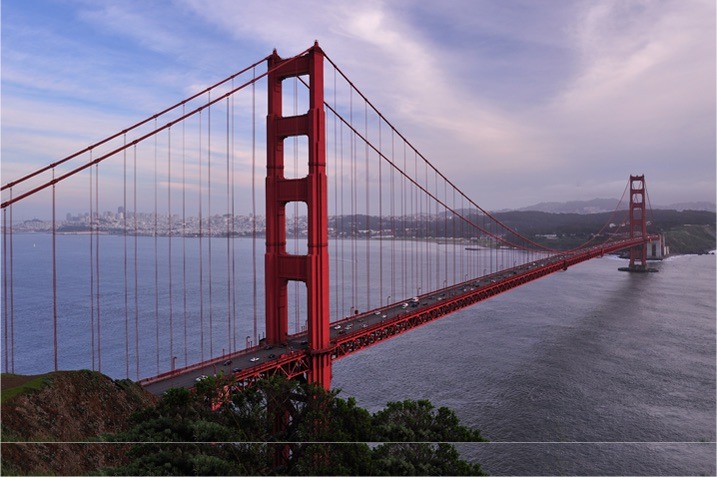
#> input picture images/background.jpg, 717 x 477 px
$ python main.py
#> lines starting #> are read from the running program, lines starting #| are printed output that depends on the picture; after the words box and inside, x2 and y2 are one past the last pixel; in counts of white or black regions, pixels touching at a corner belong together
### SeqBoardCreator.py
import cv2
import numpy as np

class SeqBoardCreator:
    def __init__(self, params):
        self.params                 = params
        defaultPaddingPixel         = int(min(self.params.widthPixel / self.params.numOfCols, self.params.heightPixel / self.params.numOfRows) * 0.05)
        self.paddingLeftPixel       = defaultPaddingPixel
        self.paddingRightPixel      = defaultPaddingPixel
        self.paddingTopPixel        = defaultPaddingPixel
        self.paddingBottomPixel     = defaultPaddingPixel
        self.circleWidthPixel       = int(min(self.params.widthPixel / self.params.numOfCols, self.params.heightPixel / self.params.numOfRows) * 0.25)
        self.circleHeightPixel      = self.circleWidthPixel

    def create(self):
        print("create")
        self._cretaeSequenceBoardImages()

    def _cretaeSequenceBoardImages(self):
        print("_cretaeSequenceBoardImages")
        notPickedOutputImagePaths = list(self.params.originImagePaths)
        for pickedImagePath in self.params.pickedImagePaths:
            notPickedOutputImagePaths.remove(pickedImagePath)

        pickedOutputImages = self._getOverlayImages(self.params.pickedImagePaths, notPickedOutputImagePaths, self.params.pickedBGColorBGRA, self.params.notPickedBGColorBGRA)

        self._writeImageFiles(pickedOutputImages, "resource_dashboard")

    def _createNumImageWithinCircle(self, circleImagePath, circleWidthPixel, circleHeightPixel, number):
        print("_createNumImageWithinCircle")
        circleImage = self._createResizedImage(circleImagePath, circleWidthPixel, circleHeightPixel)

        text = "{}".format(number)
        fontFace = cv2.FONT_HERSHEY_SIMPLEX
        fontScale = circleImage.shape[0] / 60.0     ## the scalar 60.0 is experimental value.
        thickness = int(circleImage.shape[0] / 30)  ## the scalar 30 is experimental value.

        ## refer to : https://gist.github.com/xcsrz/8938a5d4a47976c745407fe2788c813a
        (textSize, baseline) = cv2.getTextSize(text, fontFace, fontScale, thickness)
        textX = (circleImage.shape[1] - textSize[0]) / 2
        textY = (circleImage.shape[0] - textSize[1]) / 2 + (baseline * 2)

        cv2.putText(circleImage, text, (textX, textY), fontFace, fontScale, (255, 255, 255, 255), thickness)
        return circleImage

    def _createBackgroundImage(self):
        print("_createBackgroundImage")
        return self._createResizedImage(self.params.backgroundImagePath, self.params.widthPixel, self.params.heightPixel)
#> in _createResizedImage, img is the input picture: shape (477, 717, 3); mean B, G, R 138.1, 116.6, 124.4

    def _createResizedImage(self, targetImagePath, targetWidthPixel, targetHeightPixel):
        print("_createResizedImage")
        img = cv2.imread(targetImagePath, cv2.IMREAD_UNCHANGED)

        if img.shape[2] != 4 : ## get Image channel
            img = cv2.cvtColor(img, cv2.COLOR_BGR2BGRA)

        return cv2.resize(img, (targetWidthPixel, targetHeightPixel))

    def _overlayImage(self, baseImage, overlayImage, offsetX, offsetY):
        alpha_overlay = overlayImage[:, :, 3] / 255.0
        alpha_base = 1.0 - alpha_overlay

        y1, y2 = offsetY, offsetY + overlayImage.shape[0]
        x1, x2 = offsetX, offsetX + overlayImage.shape[1]

        for c in range(0, 3):
            baseImage[y1:y2, x1:x2, c] = (alpha_overlay * overlayImage[:, :, c] + alpha_base * baseImage[y1:y2, x1:x2, c])

    # [6 lines left out: function _writeImageFiles, not called in this run]

    def _getOutputFileName(self, outputDir, filename):
        print("_getOutputFileName")
        return outputDir + "/" + filename + ".jpg"

    def _getIndexOfImagePath(self, image):
        print("_getIndexOfImage")
        return self.params.originImagePaths.index(image)

    def _getOverlayImages(self, pickedImagePaths, notPickedImagePaths, pickedBGColorBGRA, notPickedBGColorBGRA):
        print("_getOverlayImages")
        overlayImages = []
        bgWidth = int(self.params.widthPixel / self.params.numOfCols)
        bgHeight = int(self.params.heightPixel / self.params.numOfRows)
        thumbnailWidth = int(bgWidth - (self.paddingLeftPixel + self.paddingRightPixel))
        thumbnailHeight = int(bgHeight - (self.paddingTopPixel + self.paddingBottomPixel))

        indexOfImages = 0
        numAllImages = len(pickedImagePaths) + len(notPickedImagePaths)

        overlayTargetImagePaths = pickedImagePaths
        overlayBGImgColor       = pickedBGColorBGRA
        compensativeIndex       = 0

        while indexOfImages < numAllImages :

            baseImage = self._createBackgroundImage()
            for row in xrange(self.params.numOfRows):
                for col in xrange(self.params.numOfCols):

                    # Exit the for loop if the images not exist that should be overlay.
                    if indexOfImages >= numAllImages :
                        break

                    # Change the given lists
                    if indexOfImages >= len(pickedImagePaths):
                        overlayTargetImagePaths = notPickedImagePaths
                        overlayBGImgColor = notPickedBGColorBGRA
                        compensativeIndex = len(pickedImagePaths)

                    offsetX = int((self.params.widthPixel / self.params.numOfCols) * col)
                    offsetY = int((self.params.heightPixel / self.params.numOfRows) * row)
                    imagePath = overlayTargetImagePaths[indexOfImages - compensativeIndex]
                    indexOfImages += 1

                    resizedImage = self._createResizedImage(imagePath, thumbnailWidth, thumbnailHeight)
#> call 2 of _createResizedImage, with targetImagePath = 'images/1.jpg', targetWidthPixel = 402, targetHeightPixel = 216
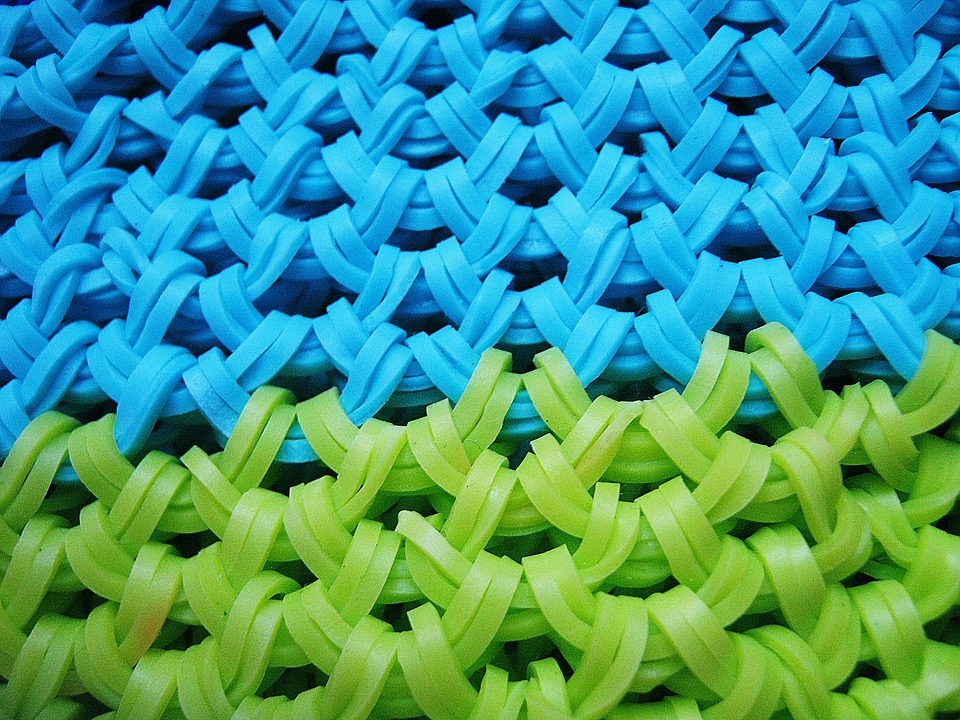
#> input picture images/1.jpg, 960 x 720 px
#> in _createResizedImage, img is the input picture: shape (720, 960, 3); mean B, G, R 134.4, 154.9, 62.1
#> in _createResizedImage (call 2), `return cv2.resize(img, (targetWidthPixel, targetHeightPixel))`:
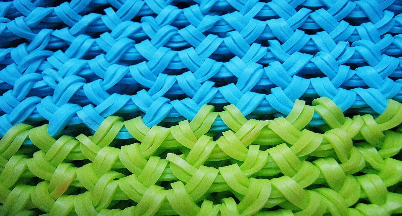
#> returned value: shape (216, 402, 4); mean of channels 0, 1, 2, 3 134.3, 154.7, 61.9, 255; drawn as B, G, R
                    overlayBgImage = np.ones((bgHeight, bgWidth, 4), np.uint8) * overlayBGImgColor
                    self._overlayImage(baseImage,
                                       overlayBgImage,
                                       offsetX,
                                       offsetY)
#> in _overlayImage, `alpha_overlay = overlayImage[:, :, 3] / 255.0`: alpha_overlay: shape (240, 426) float64; every value is 0.902
#> in _overlayImage, `alpha_base = 1.0 - alpha_overlay`: alpha_base: shape (240, 426) float64; every value is 0.098
#> after the loop in _overlayImage, `for c in range(0, 3):`:
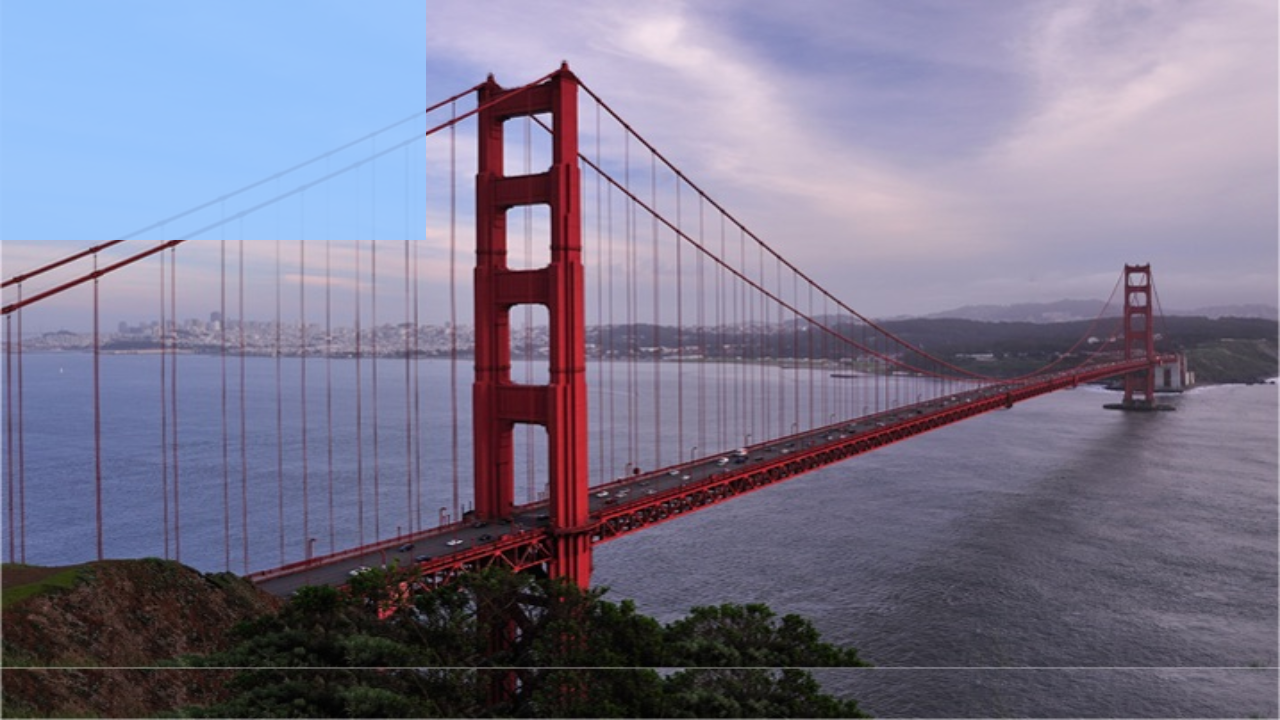
#> baseImage: shape (720, 1280, 4); mean of channels 0, 1, 2, 3 141.8, 119.4, 123.3, 255; drawn as B, G, R

                    self._overlayImage(baseImage,
                                       resizedImage,
                                       offsetX + self.paddingLeftPixel,
                                       offsetY + self.paddingTopPixel)
#> call 2 of _overlayImage, with offsetX = 12, offsetY = 12
#> in _overlayImage (call 2), `alpha_overlay = overlayImage[:, :, 3] / 255.0`: alpha_overlay: shape (216, 402) float64; every value is 1
#> in _overlayImage (call 2), `alpha_base = 1.0 - alpha_overlay`: alpha_base: shape (216, 402) float64; every value is 0
#> after the loop in _overlayImage (call 2), `for c in range(0, 3):`:
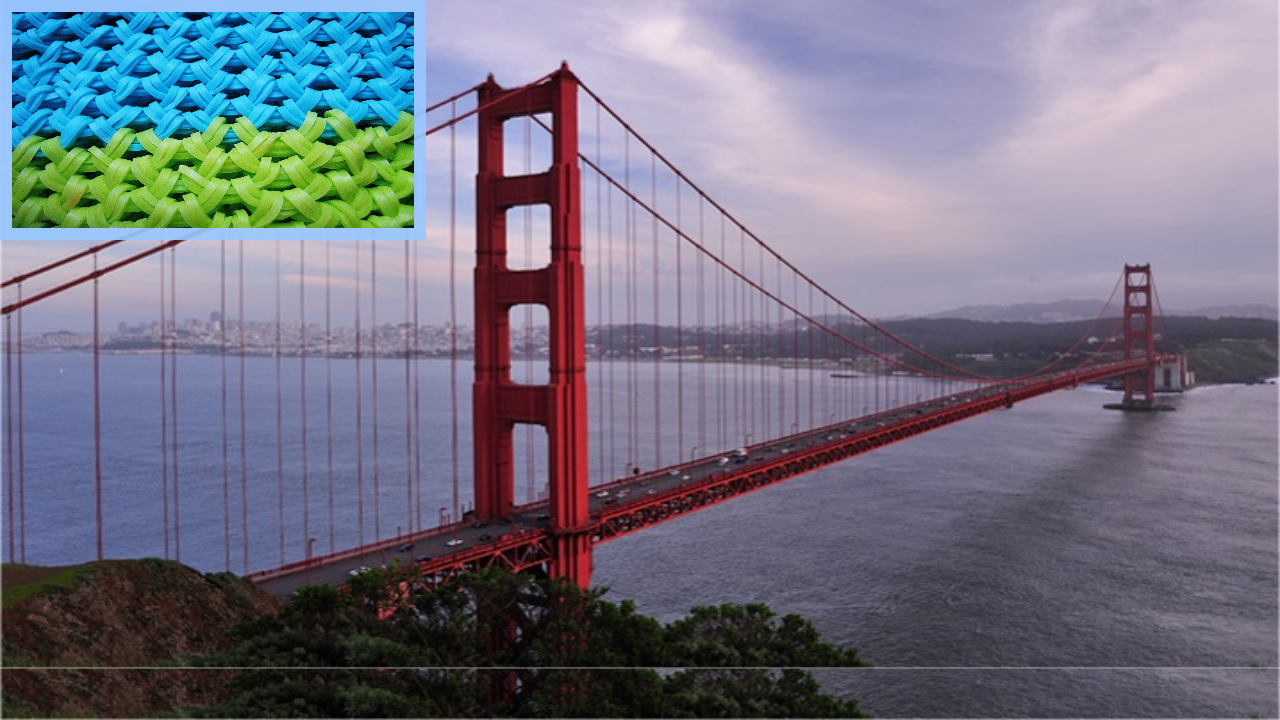
#> baseImage: shape (720, 1280, 4); 9.42% of pixels changed, all inside (x1, y1, x2, y2) = (12, 12, 414, 228); drawn as B, G, R

                    circleNum = self._getIndexOfImagePath(imagePath)
                    circleImage = self._createNumImageWithinCircle(self.params.circleImagePath,
                                                                   self.circleWidthPixel,
                                                                   self.circleHeightPixel,
                                                                   circleNum)
#> call 3 of _createResizedImage, with targetImagePath = 'images/circle.png', targetWidthPixel = 60, targetHeightPixel = 60
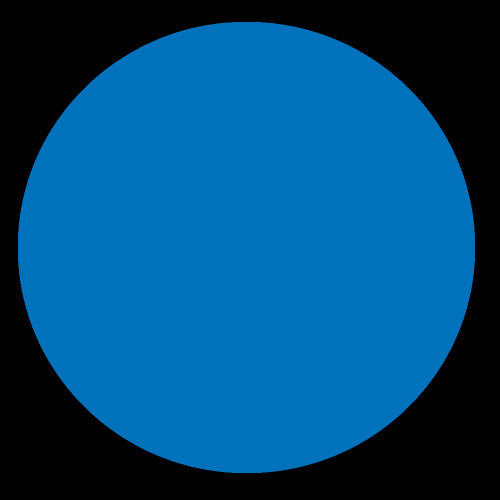
#> input picture images/circle.png, 1000 x 1000 px (shown at 1/2 size)
#> in _createResizedImage, img is the input picture: shape (1000, 1000, 4); mean B, G, R, A 122.1, 74, 0, 165.1
#> in _createNumImageWithinCircle, `cv2.putText(circleImage, text, (textX, textY), fontFace, fontScale, (2..`: circleImage: shape (60, 60, 4); mean of channels 0, 1, 2, 3 125.5, 80.8, 12, 165.5
                    self._overlayImage(baseImage,
                                       circleImage,
                                       offsetX + (self.params.widthPixel / self.params.numOfCols) - self.circleWidthPixel,
                                       offsetY + (self.params.heightPixel / self.params.numOfRows) - self.circleHeightPixel)
#> call 3 of _overlayImage, with offsetX = 366.7, offsetY = 180
#> in _overlayImage (call 3), `alpha_overlay = overlayImage[:, :, 3] / 255.0`:
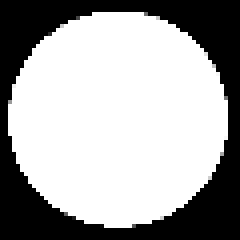
#> alpha_overlay: shape (60, 60) float64 (shown 4 times larger); min 0, max 1, mean 0.649
#> in _overlayImage (call 3), `alpha_base = 1.0 - alpha_overlay`:
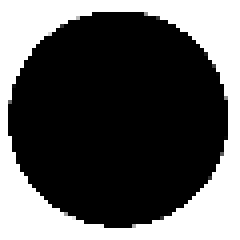
#> alpha_base: shape (60, 60) float64 (shown 4 times larger); min 0, max 1, mean 0.351

            overlayImages.append(baseImage.copy())
        return overlayImages

### SeqBoardParams.py
class SeqBoardParams:
    def __init__(self):
        widthPixel = 0
        heightPixel = 0
        numOfRows = 0
        numOfCols = 0
        circleImagePath = ""
        backgroundImagePath = []
        originImagePaths = []
        pickedImagePaths = []
        pickedBGColorBGRA = (255, 194, 153, 204)
        notPickedBGColorBGRA = (0, 0, 0, 0)
        outputDirPath = ""

### main.py
import SeqBoardCreator as SBC
import SeqBoardParams as SBP

def getSeqBoardParams() :
    params = SBP.SeqBoardParams()
    params.widthPixel = 1280
    params.heightPixel = 720
    params.numOfRows = 3
    params.numOfCols = 3
    params.circleImagePath = "images/circle.png"
    params.pickedBGColorBGRA = (255, 200, 153, 230)
    params.notPickedBGColorBGRA = (0, 0, 0, 0)
    params.backgroundImagePath = "images/background.jpg"
    params.originImagePaths = [
        "images/1.jpg",
        "images/2.jpg",
        "images/3.jpg",
        "images/4.jpg",
        "images/5.jpg",
        "images/6.jpg",
        "images/7.jpg",
        "images/8.jpg",
        "images/9.jpg",
        "images/10.jpg",
        "images/11.jpg",
        "images/12.jpg"]

    params.pickedImagePaths = [
        "images/1.jpg",
        "images/2.jpg",
        "images/4.jpg",
        "images/5.jpg",
        "images/6.jpg",
        "images/7.jpg"]

    params.outputDirPath = "output"
    return params

def getSequenceCreator() :
    return SBC.SeqBoardCreator(seqBoardParams)

##############################
## Main procedure
##############################

seqBoardParams = getSeqBoardParams()

seqBoardCreator = getSequenceCreator()

#> (the run stopped early here; a loop or call above may not have finished)
